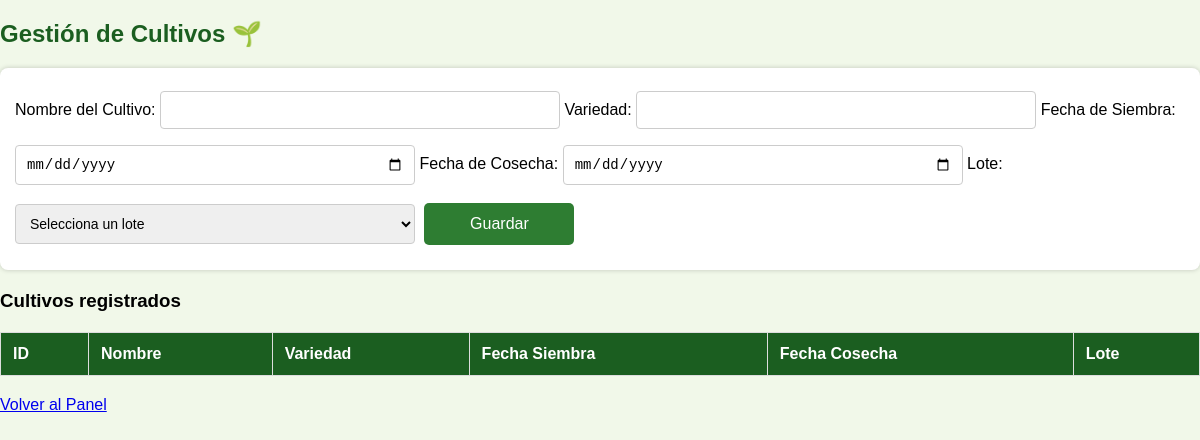
/pages/cultivos.php (signed in), run on an earlier commit of the app's database.
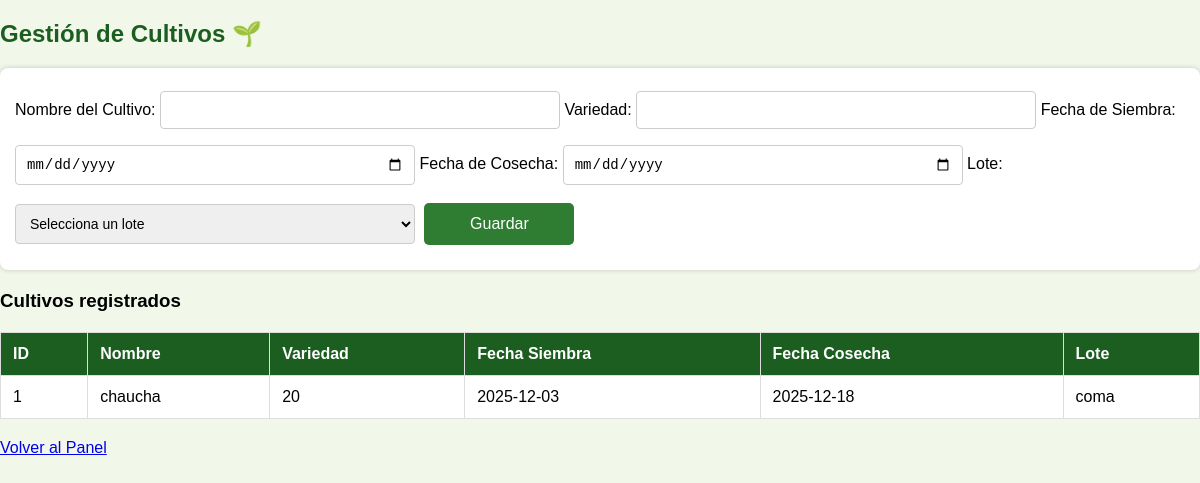
And on a later commit of the database.
### tables this page shows
CREATE TABLE `cultivos` (
  `id` int(11) NOT NULL,
  `nombre` varchar(100) DEFAULT NULL,
  `variedad` varchar(100) DEFAULT NULL,
  `fecha_siembra` date DEFAULT NULL,
  `fecha_cosecha` date DEFAULT NULL,
  `lote_id` int(11) DEFAULT NULL
);

CREATE TABLE `lotes` (
  `id` int(11) NOT NULL,
  `nombre` varchar(100) DEFAULT NULL,
  `ubicacion` varchar(255) DEFAULT NULL,
  `hectareas` decimal(10,2) DEFAULT NULL,
  `tipo_suelo` varchar(100) DEFAULT NULL,
  `estado` varchar(50) DEFAULT NULL
);

### pages/cultivos.php (the view, shortened to what this page needs)
<?php
include("../php/conexion.php");
$cultivos = $conn->query("
    SELECT c.id, c.nombre, c.variedad, c.fecha_siembra, c.fecha_cosecha, l.nombre AS nombre_lote
    FROM cultivos c
    LEFT JOIN lotes l ON c.lote_id = l.id
");
?>
<!DOCTYPE html>
<html>
<head>
    <link rel="stylesheet" href="../css/estilo.css">
</head>
<body>
<h2>Gestión de Cultivos 🌱</h2>
<form method="POST">
    <label>Nombre del Cultivo:</label>
    <input type="text" name="nombre" required>
    <label>Variedad:</label>
    <input type="text" name="variedad">
    <label>Fecha de Siembra:</label>
    <input type="date" name="fecha_siembra">
    <label>Fecha de Cosecha:</label>
    <input type="date" name="fecha_cosecha">
    <label>Lote:</label>
    <select name="lote_id" required>
        <option value="">Selecciona un lote</option>
    </select>
    <button type="submit" name="guardar">Guardar</button>
</form>
<h3>Cultivos registrados</h3>
<table border="1" width="100%">
<tr>
    <th>ID</th>
    <th>Nombre</th>
    <th>Variedad</th>
    <th>Fecha Siembra</th>
    <th>Fecha Cosecha</th>
    <th>Lote</th>
</tr>
<?php if($cultivos){
    while($c = $cultivos->fetch_assoc()){ ?>
<tr>
    <td><?php echo htmlspecialchars($c['id']); ?></td>
    <td><?php echo htmlspecialchars($c['nombre']); ?></td>
    <td><?php echo htmlspecialchars($c['variedad']); ?></td>
    <td><?php echo htmlspecialchars($c['fecha_siembra']); ?></td>
    <td><?php echo htmlspecialchars($c['fecha_cosecha']); ?></td>
    <td><?php echo htmlspecialchars($c['nombre_lote']); ?></td>
</tr>
<?php }
} else { ?>
<tr><td colspan="6">No hay cultivos registrados</td></tr>
<?php } ?>
</table>
<a  href="../php/dashboard.php">Volver al Panel</a>
</body>
</html>

What changed in the data, as far as the page shows it:
added cultivos: id "1", nombre "chaucha", variedad "20", fecha_siembra "2025-12-03", fecha_cosecha "2025-12-18", lote.nombre "coma"
